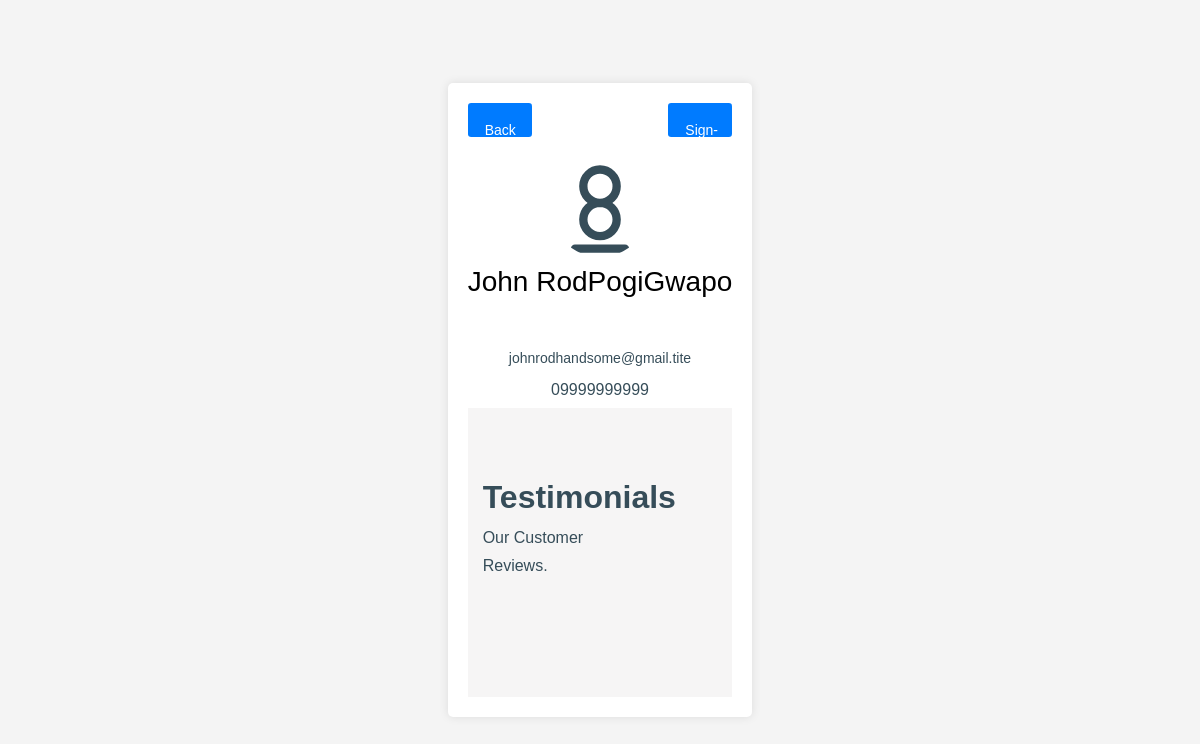
The page /accounts.php (signed in) on the database its author committed.
### tables this page shows
CREATE TABLE `customers_tbl` (
  `Customer_ID` int(11) NOT NULL,
  `First_name` varchar(50) NOT NULL,
  `Last_name` varchar(50) NOT NULL,
  `Mi` varchar(50) DEFAULT NULL,
  `Email` varchar(50) NOT NULL,
  `Contact_number` varchar(11) NOT NULL,
  `Profile_pic` blob DEFAULT NULL,
  `Password` varchar(50) NOT NULL,
  `Retrieval_password` varchar(50) DEFAULT NULL
);

### accounts.php (the view, shortened to what this page needs)
<?php
Include('con_db.php');
if (isset($_SESSION["Username"])) {
    $username = $_SESSION["Username"];
    $sql = "SELECT * FROM customers_tbl WHERE Email = '$username'";
    $result = mysqli_query($conn, $sql);
         if ($result && mysqli_num_rows($result) > 0) {
        $userProfile = mysqli_fetch_assoc($result);
             $profileImage = isset($userProfile['profile_image']) && !is_null($userProfile['profile_image']) ? $userProfile['profile_image'] : null;
         }
        } else {
    $profileImage = null;
        }
?>
<!DOCTYPE html>
<html lang="en">
    <head>
    <link rel="stylesheet" href="fonts/icomoon/style.css">
    <link rel="stylesheet" href="https://cdnjs.cloudflare.com/ajax/libs/font-awesome/5.15.4/css/all.min.css">
    <link rel="stylesheet" href="fonts/icomoon/style.css">
    <link rel="stylesheet" href="https://cdnjs.cloudflare.com/ajax/libs/font-awesome/5.15.4/css/all.min.css">
    <link rel="stylesheet" href="css/bootstrap.min.css">
    <link rel="stylesheet" href="css/bootstrap-datepicker.css">
    <link rel="stylesheet" href="css/jquery.fancybox.min.css">
    <link rel="stylesheet" href="css/owl.carousel.min.css">
    <link rel="stylesheet" href="css/owl.theme.default.min.css">
    <link rel="stylesheet" href="fonts/flaticon/font/flaticon.css">
    <link rel="stylesheet" href="css/aos.css">
    <link rel="stylesheet" href="css/style.css">
    </head>
    <body>
        <div id="body">
            <div class="button">
                <a href="home.php" style="text-decoration: none; color: white;">
                    <div id="Back" class="zoom-out-image2">Back</div>
                  </a>
                  <a href="login.php" style="text-decoration: none; color: white;">
                    <div id="Logout" class="zoom-out-image2">Sign-out</div>
                  </a>
            </div>
            <div id="profile">
    <a href="#" id="profileLink" style="text-decoration: none; color: inherit;">
        <div id="photo" class="zoom-out-image2">
            <?php if (!is_null($profileImage)): ?>
                <img src="<?php echo $profileImage; ?>" id="profileImage" alt="Profile Photo">
            <?php else: ?>
                <svg xmlns="http://www.w3.org/2000/svg" viewBox="0 0 24 24" width="100" height="100" fill="none" stroke="currentColor" stroke-width="2" stroke-linecap="round" stroke-linejoin="round">
                    <circle cx="12" cy="7" r="4"/>
                    <path d="M12 11c-2.21 0-4 1.79-4 4s1.79 4 4 4 4-1.79 4-4-1.79-4-4-4zm6 11h-12"/>
                </svg>
            <?php endif; ?>
        </div>
    </a>
<?php
if (isset($_SESSION["Username"])) {
    $username = $_SESSION["Username"];
    $sql = "SELECT * FROM customers_tbl WHERE Email = '$username'";
    $result = mysqli_query($conn, $sql);
         if ($result && mysqli_num_rows($result) > 0) {
        $userProfile = mysqli_fetch_assoc($result);
           }
        } else {
              Echo "user not login";
        }
?>
        <div id="info">
            <h3 class="mb-5"><b><?php echo $userProfile['First_name'].$userProfile['Last_name'].$userProfile['Mi']; ?></b></h3>
             <a class="meta"><?php echo $userProfile['Email']; ?></a>
              <a class="meta2"><?php echo $userProfile['Contact_number']; ?></a>
        </div>
    </div>
        <div class="site-section bg-light">
    <div class="container">
      <div class="row">
        <div class="col-lg-7">
          <h2 class="section-heading"><strong>Testimonials</strong></h2>
          <p class="mb-5">Our Customer Reviews.</p>
        </div>
      </div>
      <?php
    echo '</div>';
    echo '</div>';
    ?>
</div>
    </body>
</html>

### css/style.css (style rules this page uses)
html { overflow-x: hidden; }
body { line-height: 1.7; color: #364d59 !important; font-weight: 300; font-size: 1rem; background: #fff; }
a { -webkit-transition: .3s all ease; -o-transition: .3s all ease; transition: .3s all ease; text-decoration: none; }
h1, h2, h3, h4, h5, .h1, .h2, .h3, .h4, .h5 { font-weight: 300; color: #364d59; }
.site-section { padding: 2.5em 0; }
@media (min-width: 768px) { .site-section { padding: 5em 0; } }
.site-section { padding: 70px 0; }
.bg-light { background-color: #f6f5f5 !important; }
.section-heading strong { font-weight: 700; }

### accounts.php (style rules this page uses)
body { font-family: Arial, sans-serif; background-color: #f4f4f4; margin: 0; display: flex; align-items: center; justify-content: center; height: 100vh; }
#body { max-width: 500px; max-height: 900px; margin: auto; margin-left: 200px; margin-right: 200px; background-color: #fff; padding: 20px; border-radius: 5px; box-shadow: 0 0 10px rgba(0, 0, 0, 0.1); overflow: hidden; }
.button { display: flex; justify-content: space-between; margin-bottom: 20px; }
#Back, #Logout { background-color: #007BFF; display: inline-block; font-weight: 400; text-align: center; vertical-align: middle; border: 1px solid transparent; width: 4rem; height: 1rem; padding: 1rem 1rem; font-size: 1rem; line-height: 1.5; border-radius: 0.25rem; font-size: 0.875rem; line-height: 1.5; border-radius: 0.2rem; }
#Back { margin-right: auto; }
#Logout { margin-left: auto; }
#profile { display: flex; flex-direction: column; align-items: center; margin-top: 20px; }
#info { text-align: center; }
#info h3 { margin: 0; color: #000000; }
#info a { text-decoration: none; display: block; margin-bottom: 5px; }
.zoom-out-image2 { transition: transform 0.3s ease-in-out; }
.meta { color: #808080; font-size: 14px; }
.meta2 { color: black; }
.section-heading strong { font-weight: 700; }
#photo { position: relative; display: inline-block; width: 100px; height: 100px; border-radius: 50%; overflow: hidden; }

### rows shown on the page
customers_tbl: First_name "John Rod", Last_name "Pogi", Mi "Gwapo", Email "johnrodhandsome@gmail.tite", Contact_number "09999999999"
